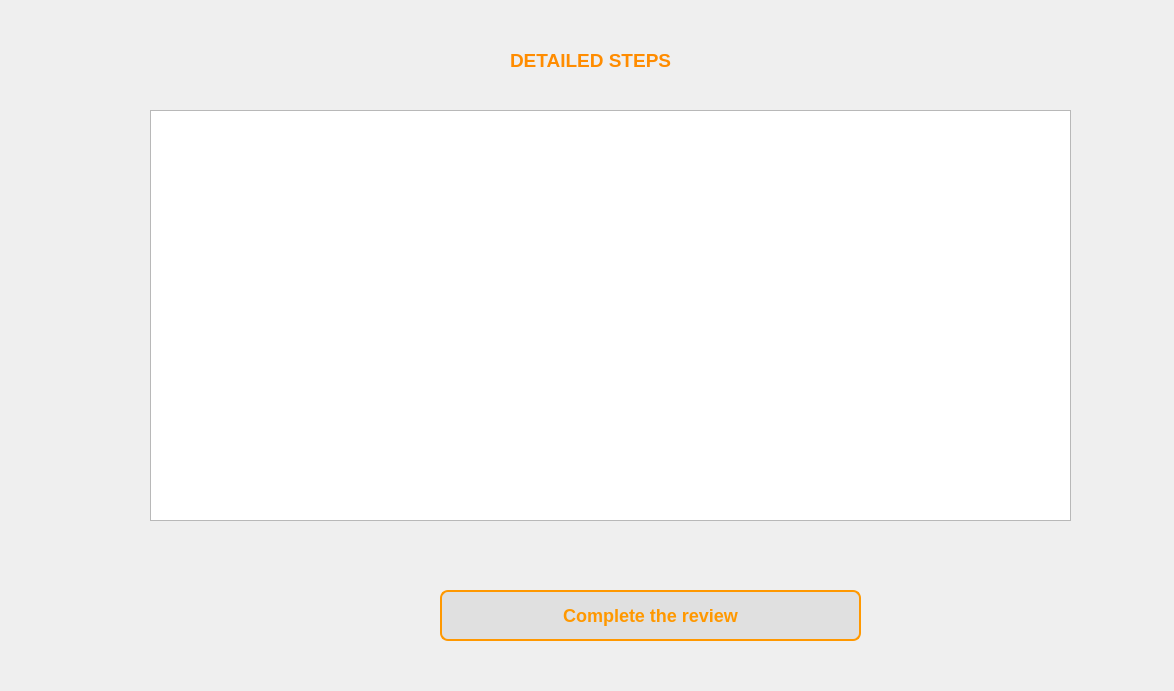
<?xml version="1.0" encoding="UTF-8"?>
<ui version="4.0">
 <class>Frame</class>
 <widget class="QFrame" name="Frame">
  <property name="geometry">
   <rect>
    <x>0</x>
    <y>0</y>
    <width>1174</width>
    <height>691</height>
   </rect>
  </property>
  <property name="windowTitle">
   <string>Frame</string>
  </property>
  <property name="styleSheet">
   <string notr="true">color: #FF8C00;
</string>
  </property>
  <widget class="QLabel" name="label">
   <property name="geometry">
    <rect>
     <x>510</x>
     <y>30</y>
     <width>351</width>
     <height>61</height>
    </rect>
   </property>
   <property name="font">
    <font>
     <pointsize>14</pointsize>
     <weight>75</weight>
     <bold>true</bold>
    </font>
   </property>
   <property name="styleSheet">
    <string notr="true"/>
   </property>
   <property name="text">
    <string>DETAILED STEPS</string>
   </property>
  </widget>
  <widget class="QPushButton" name="btn_Complete">
   <property name="geometry">
    <rect>
     <x>440</x>
     <y>590</y>
     <width>421</width>
     <height>51</height>
    </rect>
   </property>
   <property name="styleSheet">
    <string notr="true">QPushButton#btn_Complete {
    background-color: #E0E0E0;  /* Màu nền xám nhạt */
    color: #FF9800;             /* Màu chữ cam */
    font-size: 18px;            /* Cỡ chữ */
    font-weight: bold;          /* In đậm */
    padding: 12px 24px;         /* Lề trong */
    border-radius: 8px;         /* Bo góc */
    border: 2px solid #FF9800;  /* Viền màu cam */
}

QPushButton#btn_Complete:hover {
    background-color: #FFCC80;  /* Khi hover thì nền cam nhạt */
    color: white;               /* Chữ trắng */
    border: 2px solid #FF9800;  /* Viền vẫn cam */
}

QPushButton#btn_Complete:pressed {
    background-color: #F57C00;  /* Khi nhấn thì cam đậm hơn */
    color: white;
}
</string>
   </property>
   <property name="text">
    <string>Complete the review</string>
   </property>
  </widget>
  <widget class="QTextEdit" name="txt_Steps">
   <property name="geometry">
    <rect>
     <x>150</x>
     <y>110</y>
     <width>921</width>
     <height>411</height>
    </rect>
   </property>
   <property name="font">
    <font>
     <pointsize>12</pointsize>
    </font>
   </property>
  </widget>
 </widget>
 <resources/>
 <connections/>
</ui>
